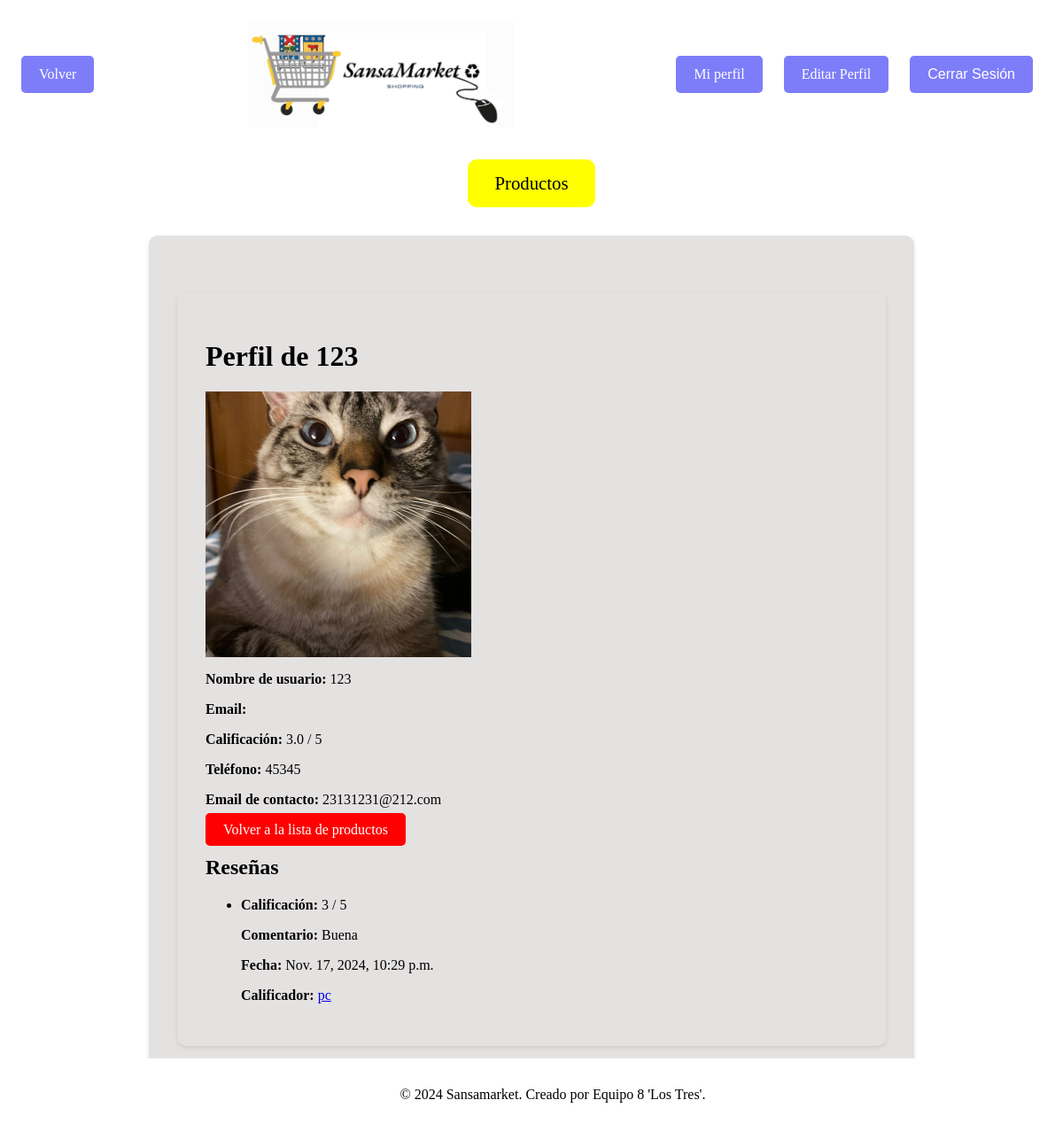
The page /usuarios/perfil/10/ (signed in) on the database its author committed.
### Apps/usuarios/models.py (models this page shows, shortened)
class Perfil(models.Model):
    user = models.OneToOneField(User, on_delete=models.CASCADE)
    avatar = models.ImageField(upload_to='avatars/', null=True, blank=True)
    biografia = models.TextField(null=True, blank=True)
    telefono = models.CharField(max_length=15, null=True, blank=True)
    email_contacto = models.EmailField(null=True, blank=True)

### Apps/resenas/models.py (models this page shows, shortened)
class Resena(models.Model):
    usuario = models.ForeignKey(User, on_delete=models.CASCADE, related_name='resenas_recibidas')
    calificador = models.ForeignKey(User, on_delete=models.CASCADE, related_name='resenas_realizadas')
    calificacion = models.IntegerField(choices=[(i, i) for i in range(1, 6)])
    comentario = models.TextField(null=True, blank=True)
    fecha = models.DateTimeField(auto_now_add=True)

### Apps/usuarios/views.py (the view)
# urls.py: path('perfil/<int:pk>/', views.perfil_usuario, name='perfil'),
def perfil_usuario(request, pk):
    usuario = get_object_or_404(User, pk=pk)
    resenas = Resena.objects.filter(usuario=usuario)
    user_has_reviewed = False
    if request.user.is_authenticated:
        user_has_reviewed = Resena.objects.filter(usuario=usuario, calificador=request.user).exists()
    return render(request, 'usuarios/perfil_usuario.html', {
        'usuario': usuario,
        'resenas': resenas,
        'user_has_reviewed': user_has_reviewed
    })

### Apps/resenas/templatetags/resenas_extras.py (called while the page is built)
@register.filter
def promedio_calificaciones(queryset):
    total = queryset.count()
    if total == 0:
        return 0
    suma = sum(item.calificacion for item in queryset)
    promedio = suma / total
    return round(promedio, 1)

### Apps/templates/usuarios/perfil_usuario.html (shortened to what this page needs)
{% extends 'base.html' %}
{% load resenas_extras %}
{% block content %}
    <div class="container mt-4">
        <h1 class="mb-4">Perfil de {{ usuario.username }}</h1>
        <div class="card">
            <div class="card-body">
                {% if usuario.perfil.avatar %}
                <img src="{{ usuario.perfil.avatar.url }}" class="img-fluid rounded-circle mb-3" alt="{{ usuario.username }}">
                {% endif %}
                <p class="card-text"><strong>Nombre de usuario:</strong> {{ usuario.username }}</p>
                <p class="card-text"><strong>Email:</strong> {{ usuario.email }}</p>
                <p class="card-text"><strong>Calificación:</strong>
                    {% with usuario.resenas_recibidas.all as resenas %}
                        {% if resenas %}
                            {{ resenas|promedio_calificaciones }} / 5
                        {% else %}
                            Sin calificaciones
                        {% endif %}
                    {% endwith %}
                </p>
                {% if user.is_authenticated %}
                    <p class="card-text"><strong>Teléfono:</strong> {{ usuario.perfil.telefono }}</p>
                    <p class="card-text"><strong>Email de contacto:</strong> {{ usuario.perfil.email_contacto }}</p>
                {% else %}
                    <p class="card-text"><strong>Contactar al vendedor:</strong> <a href="{% url 'usuarios:login' %}">Inicia sesión para ver los métodos de contacto</a></p>
                {% endif %}
                <a href="{% url 'productos:lista_productos' %}" class="btn-rojo mt-3">Volver a la lista de productos</a>
            </div>
        </div>
        <div class="card mt-4">
            <div class="card-body">
                <h2 class="mb-4">Reseñas</h2>
                {% if resenas %}
                    <ul class="list-group">
                        {% for resena in resenas %}
                            <li class="list-group-item">
                                <p><strong>Calificación:</strong> {{ resena.calificacion }} / 5</p>
                                <p><strong>Comentario:</strong> {{ resena.comentario }}</p>
                                <p><strong>Fecha:</strong> {{ resena.fecha }}</p>
                                <p><strong>Calificador:</strong> <a href="{% url 'usuarios:perfil' resena.calificador.pk %}">{{ resena.calificador.username }}</a></p>
                            </li>
                        {% endfor %}
                    </ul>
                {% else %}
                    <p>Este usuario no tiene reseñas.</p>
                {% endif %}
            </div>
        </div>
    </div>
{% endblock %}

### static/css/styles.css (style rules this page uses)
.img-fluid { width: 300px; height: 300px; object-fit: cover; }

### Apps/templates/usuarios/perfil_usuario.html (style rules this page uses)
.btn-rojo { background-color: red; color: white; border: none; padding: 10px 20px; font-size: 1rem; border-radius: 5px; text-decoration: none; transition: background-color 0.3s ease, transform 0.3s ease; }

### Apps/templates/base.html (style rules this page uses)
body { font-family: 'Times New Roman', Times, serif; }
.container { max-width: 800px; margin: 2rem auto; padding: 2rem; background-color: #e4e1e1; border-radius: 10px; box-shadow: 0 2px 5px rgba(0, 0, 0, 0.1); }

### rows shown on the page
Resena: calificacion "3.0", calificacion "3", comentario "Buena", fecha "Nov. 17, 2024, 10:29 p.m.", calificador.username "pc"

### other values the page prints
{{ usuario.username }} "123"
{{ usuario.perfil.telefono }} "45345"
{{ usuario.perfil.email_contacto }} "23131231@212.com"
